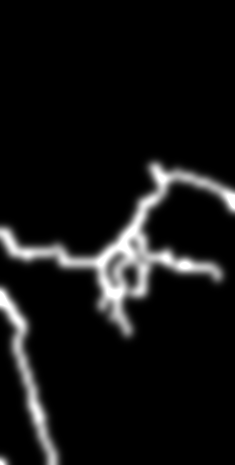
#> input picture datasets/various/coude_clair_2_edges.bmp, 235 x 465 px
$ python angles_research.py
#> lines starting #> are read from the running program, lines starting #| are printed output that depends on the picture
# coding: utf-8
import cv2
import numpy as np
from skimage.transform import hough_line, hough_line_peaks
import potrace
import matplotlib.pyplot as plt

processed = np.mean(cv2.imread('datasets/various/coude_clair_2_edges.bmp'), axis=2)
#> processed: shape (465, 235) float64; min 0, max 255, mean 19.5
hspaces, angles, distances = hough_line(processed)
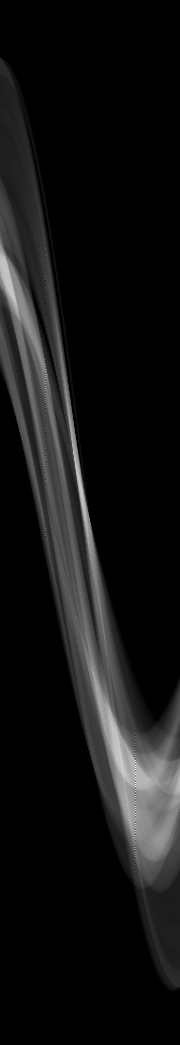
#> hspaces: shape (1045, 180) uint64; min 0, max 306, mean 23.9; drawn with min black and max white
#> angles = 180 values from -1.57 to 1.55; distances = 1045 values from -522 to 522
plt.imshow(hspaces)
plt.show()
print(hspaces)
#> (printed output is left out)
hspaces, angles, distances = hough_line_peaks(hspaces, angles, distances)
#> hspaces = 19 values, max 306 at index 0, min 156 at index 18, mean 220.2; angles = 19 values, max 1.13 at index 14, min -1.48 at index 8, mean -0.226; distances = 19 values, max 318 at index 14, min -259 at index 8, mean 12.63
print(hspaces)
#| [306 264 264 245 242 240 237 237 236 230 219 200 199 199 184 177 177 171
#|  156]
# [7 lines of commented-out code are left out]
